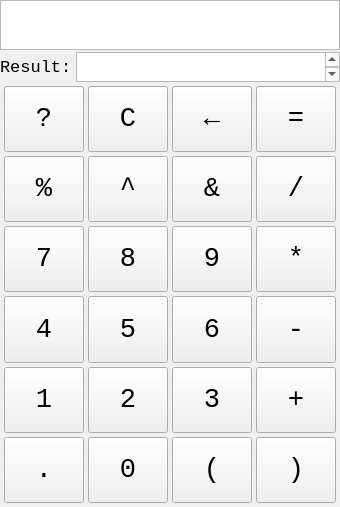
<?xml version="1.0" encoding="UTF-8"?>
<ui version="4.0">
 <class>CalculatorClass</class>
 <widget class="QMainWindow" name="CalculatorClass">
  <property name="geometry">
   <rect>
    <x>0</x>
    <y>0</y>
    <width>332</width>
    <height>507</height>
   </rect>
  </property>
  <property name="sizePolicy">
   <sizepolicy hsizetype="Fixed" vsizetype="Fixed">
    <horstretch>0</horstretch>
    <verstretch>0</verstretch>
   </sizepolicy>
  </property>
  <property name="windowTitle">
   <string>Calculator</string>
  </property>
  <widget class="QWidget" name="centralWidget">
   <property name="sizePolicy">
    <sizepolicy hsizetype="Expanding" vsizetype="Expanding">
     <horstretch>0</horstretch>
     <verstretch>0</verstretch>
    </sizepolicy>
   </property>
   <layout class="QVBoxLayout" name="verticalLayout_2">
    <property name="spacing">
     <number>0</number>
    </property>
    <property name="leftMargin">
     <number>0</number>
    </property>
    <property name="topMargin">
     <number>0</number>
    </property>
    <property name="rightMargin">
     <number>0</number>
    </property>
    <property name="bottomMargin">
     <number>0</number>
    </property>
    <item>
     <layout class="QVBoxLayout" name="verticalLayout">
      <property name="spacing">
       <number>2</number>
      </property>
      <item>
       <widget class="QTextBrowser" name="expressionTextBrowser">
        <property name="sizePolicy">
         <sizepolicy hsizetype="Expanding" vsizetype="Fixed">
          <horstretch>0</horstretch>
          <verstretch>0</verstretch>
         </sizepolicy>
        </property>
        <property name="minimumSize">
         <size>
          <width>0</width>
          <height>50</height>
         </size>
        </property>
        <property name="maximumSize">
         <size>
          <width>16777215</width>
          <height>50</height>
         </size>
        </property>
        <property name="font">
         <font>
          <family>Consolas</family>
          <pointsize>13</pointsize>
         </font>
        </property>
       </widget>
      </item>
      <item>
       <layout class="QHBoxLayout" name="horizontalLayout">
        <property name="spacing">
         <number>4</number>
        </property>
        <item>
         <widget class="QLabel" name="resultLabel">
          <property name="minimumSize">
           <size>
            <width>0</width>
            <height>0</height>
           </size>
          </property>
          <property name="font">
           <font>
            <family>Consolas</family>
            <pointsize>13</pointsize>
           </font>
          </property>
          <property name="text">
           <string>Result:</string>
          </property>
         </widget>
        </item>
        <item>
         <widget class="QTextBrowser" name="resultTextBrowser">
          <property name="sizePolicy">
           <sizepolicy hsizetype="Expanding" vsizetype="Minimum">
            <horstretch>0</horstretch>
            <verstretch>0</verstretch>
           </sizepolicy>
          </property>
          <property name="minimumSize">
           <size>
            <width>0</width>
            <height>20</height>
           </size>
          </property>
          <property name="maximumSize">
           <size>
            <width>16777215</width>
            <height>30</height>
           </size>
          </property>
          <property name="font">
           <font>
            <family>Consolas</family>
            <pointsize>13</pointsize>
           </font>
          </property>
         </widget>
        </item>
       </layout>
      </item>
     </layout>
    </item>
    <item>
     <layout class="QGridLayout" name="gridLayout">
      <property name="sizeConstraint">
       <enum>QLayout::SetMaximumSize</enum>
      </property>
      <property name="leftMargin">
       <number>4</number>
      </property>
      <property name="topMargin">
       <number>4</number>
      </property>
      <property name="rightMargin">
       <number>4</number>
      </property>
      <property name="bottomMargin">
       <number>4</number>
      </property>
      <property name="spacing">
       <number>4</number>
      </property>
      <item row="5" column="0">
       <widget class="QPushButton" name="button1">
        <property name="sizePolicy">
         <sizepolicy hsizetype="Expanding" vsizetype="Expanding">
          <horstretch>0</horstretch>
          <verstretch>0</verstretch>
         </sizepolicy>
        </property>
        <property name="font">
         <font>
          <family>Consolas</family>
          <pointsize>20</pointsize>
         </font>
        </property>
        <property name="text">
         <string>1</string>
        </property>
       </widget>
      </item>
      <item row="4" column="2">
       <widget class="QPushButton" name="button6">
        <property name="sizePolicy">
         <sizepolicy hsizetype="Expanding" vsizetype="Expanding">
          <horstretch>0</horstretch>
          <verstretch>0</verstretch>
         </sizepolicy>
        </property>
        <property name="font">
         <font>
          <family>Consolas</family>
          <pointsize>20</pointsize>
         </font>
        </property>
        <property name="text">
         <string>6</string>
        </property>
       </widget>
      </item>
      <item row="4" column="3">
       <widget class="QPushButton" name="minusButton">
        <property name="sizePolicy">
         <sizepolicy hsizetype="Expanding" vsizetype="Expanding">
          <horstretch>0</horstretch>
          <verstretch>0</verstretch>
         </sizepolicy>
        </property>
        <property name="font">
         <font>
          <family>Consolas</family>
          <pointsize>20</pointsize>
         </font>
        </property>
        <property name="text">
         <string>-</string>
        </property>
       </widget>
      </item>
      <item row="1" column="3">
       <widget class="QPushButton" name="equalButton">
        <property name="sizePolicy">
         <sizepolicy hsizetype="Expanding" vsizetype="Expanding">
          <horstretch>0</horstretch>
          <verstretch>0</verstretch>
         </sizepolicy>
        </property>
        <property name="font">
         <font>
          <family>Consolas</family>
          <pointsize>20</pointsize>
         </font>
        </property>
        <property name="toolTip">
         <string>其实等号没有什么用，因为这个计算器会实时显示计算结果。</string>
        </property>
        <property name="text">
         <string>=</string>
        </property>
       </widget>
      </item>
      <item row="1" column="0">
       <widget class="QPushButton" name="helpButton">
        <property name="sizePolicy">
         <sizepolicy hsizetype="Expanding" vsizetype="Expanding">
          <horstretch>0</horstretch>
          <verstretch>0</verstretch>
         </sizepolicy>
        </property>
        <property name="font">
         <font>
          <family>Consolas</family>
          <pointsize>20</pointsize>
         </font>
        </property>
        <property name="text">
         <string>?</string>
        </property>
       </widget>
      </item>
      <item row="4" column="1">
       <widget class="QPushButton" name="button5">
        <property name="sizePolicy">
         <sizepolicy hsizetype="Expanding" vsizetype="Expanding">
          <horstretch>0</horstretch>
          <verstretch>0</verstretch>
         </sizepolicy>
        </property>
        <property name="font">
         <font>
          <family>Consolas</family>
          <pointsize>20</pointsize>
         </font>
        </property>
        <property name="text">
         <string>5</string>
        </property>
       </widget>
      </item>
      <item row="4" column="0">
       <widget class="QPushButton" name="button4">
        <property name="sizePolicy">
         <sizepolicy hsizetype="Expanding" vsizetype="Expanding">
          <horstretch>0</horstretch>
          <verstretch>0</verstretch>
         </sizepolicy>
        </property>
        <property name="font">
         <font>
          <family>Consolas</family>
          <pointsize>20</pointsize>
         </font>
        </property>
        <property name="text">
         <string>4</string>
        </property>
       </widget>
      </item>
      <item row="5" column="3">
       <widget class="QPushButton" name="plusButton">
        <property name="sizePolicy">
         <sizepolicy hsizetype="Expanding" vsizetype="Expanding">
          <horstretch>0</horstretch>
          <verstretch>0</verstretch>
         </sizepolicy>
        </property>
        <property name="font">
         <font>
          <family>Consolas</family>
          <pointsize>20</pointsize>
         </font>
        </property>
        <property name="text">
         <string>+</string>
        </property>
       </widget>
      </item>
      <item row="3" column="2">
       <widget class="QPushButton" name="button9">
        <property name="sizePolicy">
         <sizepolicy hsizetype="Expanding" vsizetype="Expanding">
          <horstretch>0</horstretch>
          <verstretch>0</verstretch>
         </sizepolicy>
        </property>
        <property name="font">
         <font>
          <family>Consolas</family>
          <pointsize>20</pointsize>
         </font>
        </property>
        <property name="text">
         <string>9</string>
        </property>
       </widget>
      </item>
      <item row="2" column="3">
       <widget class="QPushButton" name="divideButton">
        <property name="sizePolicy">
         <sizepolicy hsizetype="Expanding" vsizetype="Expanding">
          <horstretch>0</horstretch>
          <verstretch>0</verstretch>
         </sizepolicy>
        </property>
        <property name="font">
         <font>
          <family>Consolas</family>
          <pointsize>20</pointsize>
         </font>
        </property>
        <property name="text">
         <string>/</string>
        </property>
       </widget>
      </item>
      <item row="3" column="3">
       <widget class="QPushButton" name="multiplyButton">
        <property name="sizePolicy">
         <sizepolicy hsizetype="Expanding" vsizetype="Expanding">
          <horstretch>0</horstretch>
          <verstretch>0</verstretch>
         </sizepolicy>
        </property>
        <property name="font">
         <font>
          <family>Consolas</family>
          <pointsize>20</pointsize>
         </font>
        </property>
        <property name="text">
         <string>*</string>
        </property>
       </widget>
      </item>
      <item row="5" column="1">
       <widget class="QPushButton" name="button2">
        <property name="sizePolicy">
         <sizepolicy hsizetype="Expanding" vsizetype="Expanding">
          <horstretch>0</horstretch>
          <verstretch>0</verstretch>
         </sizepolicy>
        </property>
        <property name="font">
         <font>
          <family>Consolas</family>
          <pointsize>20</pointsize>
         </font>
        </property>
        <property name="text">
         <string>2</string>
        </property>
       </widget>
      </item>
      <item row="2" column="0">
       <widget class="QPushButton" name="modButton">
        <property name="sizePolicy">
         <sizepolicy hsizetype="Expanding" vsizetype="Expanding">
          <horstretch>0</horstretch>
          <verstretch>0</verstretch>
         </sizepolicy>
        </property>
        <property name="font">
         <font>
          <family>Consolas</family>
          <pointsize>20</pointsize>
         </font>
        </property>
        <property name="text">
         <string>%</string>
        </property>
       </widget>
      </item>
      <item row="2" column="2">
       <widget class="QPushButton" name="rootButton">
        <property name="sizePolicy">
         <sizepolicy hsizetype="Expanding" vsizetype="Expanding">
          <horstretch>0</horstretch>
          <verstretch>0</verstretch>
         </sizepolicy>
        </property>
        <property name="font">
         <font>
          <family>Consolas</family>
          <pointsize>20</pointsize>
         </font>
        </property>
        <property name="text">
         <string>&amp;&amp;</string>
        </property>
       </widget>
      </item>
      <item row="6" column="2">
       <widget class="QPushButton" name="leftParenthesisButton">
        <property name="sizePolicy">
         <sizepolicy hsizetype="Expanding" vsizetype="Expanding">
          <horstretch>0</horstretch>
          <verstretch>0</verstretch>
         </sizepolicy>
        </property>
        <property name="font">
         <font>
          <family>Consolas</family>
          <pointsize>20</pointsize>
         </font>
        </property>
        <property name="text">
         <string>(</string>
        </property>
       </widget>
      </item>
      <item row="5" column="2">
       <widget class="QPushButton" name="button3">
        <property name="sizePolicy">
         <sizepolicy hsizetype="Expanding" vsizetype="Expanding">
          <horstretch>0</horstretch>
          <verstretch>0</verstretch>
         </sizepolicy>
        </property>
        <property name="font">
         <font>
          <family>Consolas</family>
          <pointsize>20</pointsize>
         </font>
        </property>
        <property name="text">
         <string>3</string>
        </property>
       </widget>
      </item>
      <item row="1" column="1">
       <widget class="QPushButton" name="clearButton">
        <property name="sizePolicy">
         <sizepolicy hsizetype="Expanding" vsizetype="Expanding">
          <horstretch>0</horstretch>
          <verstretch>0</verstretch>
         </sizepolicy>
        </property>
        <property name="font">
         <font>
          <family>Consolas</family>
          <pointsize>20</pointsize>
         </font>
        </property>
        <property name="text">
         <string>C</string>
        </property>
       </widget>
      </item>
      <item row="3" column="1">
       <widget class="QPushButton" name="button8">
        <property name="sizePolicy">
         <sizepolicy hsizetype="Expanding" vsizetype="Expanding">
          <horstretch>0</horstretch>
          <verstretch>0</verstretch>
         </sizepolicy>
        </property>
        <property name="font">
         <font>
          <family>Consolas</family>
          <pointsize>20</pointsize>
         </font>
        </property>
        <property name="text">
         <string>8</string>
        </property>
       </widget>
      </item>
      <item row="6" column="3">
       <widget class="QPushButton" name="rightPatenthesisButton">
        <property name="sizePolicy">
         <sizepolicy hsizetype="Expanding" vsizetype="Expanding">
          <horstretch>0</horstretch>
          <verstretch>0</verstretch>
         </sizepolicy>
        </property>
        <property name="font">
         <font>
          <family>Consolas</family>
          <pointsize>20</pointsize>
         </font>
        </property>
        <property name="text">
         <string>)</string>
        </property>
       </widget>
      </item>
      <item row="6" column="1">
       <widget class="QPushButton" name="button0">
        <property name="sizePolicy">
         <sizepolicy hsizetype="Expanding" vsizetype="Expanding">
          <horstretch>0</horstretch>
          <verstretch>0</verstretch>
         </sizepolicy>
        </property>
        <property name="font">
         <font>
          <family>Consolas</family>
          <pointsize>20</pointsize>
         </font>
        </property>
        <property name="text">
         <string>0</string>
        </property>
       </widget>
      </item>
      <item row="3" column="0">
       <widget class="QPushButton" name="button7">
        <property name="sizePolicy">
         <sizepolicy hsizetype="Expanding" vsizetype="Expanding">
          <horstretch>0</horstretch>
          <verstretch>0</verstretch>
         </sizepolicy>
        </property>
        <property name="font">
         <font>
          <family>Consolas</family>
          <pointsize>20</pointsize>
         </font>
        </property>
        <property name="text">
         <string>7</string>
        </property>
       </widget>
      </item>
      <item row="2" column="1">
       <widget class="QPushButton" name="powButton">
        <property name="sizePolicy">
         <sizepolicy hsizetype="Expanding" vsizetype="Expanding">
          <horstretch>0</horstretch>
          <verstretch>0</verstretch>
         </sizepolicy>
        </property>
        <property name="font">
         <font>
          <family>Consolas</family>
          <pointsize>20</pointsize>
         </font>
        </property>
        <property name="text">
         <string>^</string>
        </property>
       </widget>
      </item>
      <item row="1" column="2">
       <widget class="QPushButton" name="backspaceButton">
        <property name="sizePolicy">
         <sizepolicy hsizetype="Expanding" vsizetype="Expanding">
          <horstretch>0</horstretch>
          <verstretch>0</verstretch>
         </sizepolicy>
        </property>
        <property name="font">
         <font>
          <family>Consolas</family>
          <pointsize>20</pointsize>
         </font>
        </property>
        <property name="text">
         <string>←</string>
        </property>
       </widget>
      </item>
      <item row="6" column="0">
       <widget class="QPushButton" name="dotButton">
        <property name="sizePolicy">
         <sizepolicy hsizetype="Expanding" vsizetype="Expanding">
          <horstretch>0</horstretch>
          <verstretch>0</verstretch>
         </sizepolicy>
        </property>
        <property name="font">
         <font>
          <family>Consolas</family>
          <pointsize>20</pointsize>
         </font>
        </property>
        <property name="text">
         <string>.</string>
        </property>
       </widget>
      </item>
     </layout>
    </item>
   </layout>
  </widget>
 </widget>
 <layoutdefault spacing="6" margin="11"/>
 <resources>
  <include location="Calculator.qrc"/>
 </resources>
 <connections/>
</ui>
